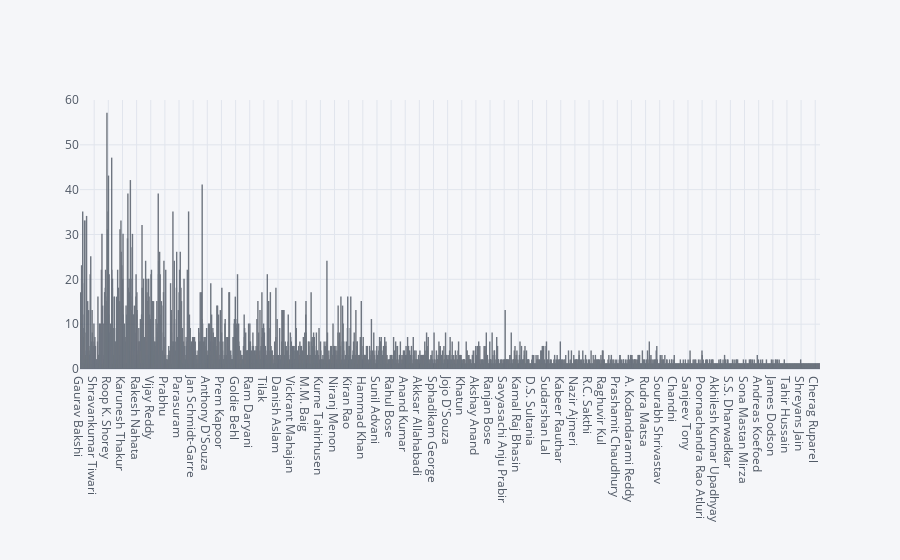

Notebook source saved alongside this figure:
### Code cell
df["Director"].iplot(kind="hist")

### Figure 1 — Plotly figure (JSON) as saved in the notebook; plotly's stock layout.template omitted (floating-point values rounded to 4 significant figures; data arrays with more than 128 entries replaced by an {"elided": "..."} marker saying what was removed)
{"data": [{"histfunc": "count", "histnorm": "", "marker": {"color": "rgba(255, 153, 51, 1.0)", "line": {"color": "#4D5663", "width": 1.3}}, "name": "Director", "opacity": 0.8, "orientation": "v", "type": "histogram", "x": {"elided": "13140 str values"}}], "layout": {"barmode": "overlay", "legend": {"bgcolor": "#F5F6F9", "font": {"color": "#4D5663"}}, "paper_bgcolor": "#F5F6F9", "plot_bgcolor": "#F5F6F9", "title": {"font": {"color": "#4D5663"}}, "xaxis": {"gridcolor": "#E1E5ED", "showgrid": true, "tickfont": {"color": "#4D5663"}, "title": {"font": {"color": "#4D5663"}, "text": ""}, "zerolinecolor": "#E1E5ED"}, "yaxis": {"gridcolor": "#E1E5ED", "showgrid": true, "tickfont": {"color": "#4D5663"}, "title": {"font": {"color": "#4D5663"}, "text": ""}, "zerolinecolor": "#E1E5ED"}}}
